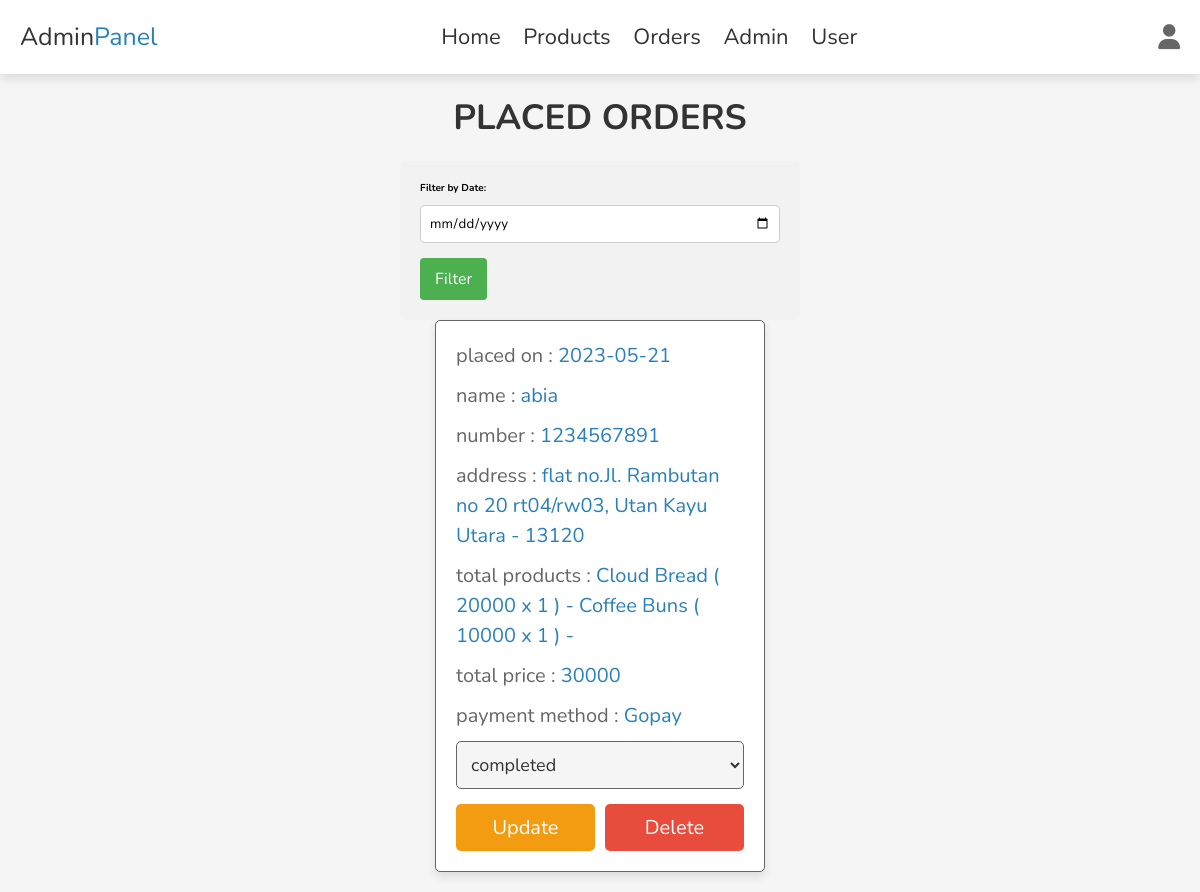
The app's page /admin_orders.php (signed in) with its own data.
### tables this page shows
CREATE TABLE `orders` (
  `id` int(100) NOT NULL,
  `user_id` int(100) NOT NULL,
  `name` varchar(100) NOT NULL,
  `number` varchar(12) NOT NULL,
  `method` varchar(50) NOT NULL,
  `address` varchar(500) NOT NULL,
  `total_products` varchar(1000) NOT NULL,
  `total_price` int(100) NOT NULL,
  `placed_on` date NOT NULL DEFAULT current_timestamp(),
  `payment_status` varchar(20) NOT NULL DEFAULT 'pending'
);

### admin_orders.php (the view, shortened to what this page needs)
<?php
include 'config.php';
?>
<!DOCTYPE html>
<html lang="en">
<head>
   <link rel="stylesheet" href="https://cdnjs.cloudflare.com/ajax/libs/font-awesome/6.1.1/css/all.min.css">
   <link rel="stylesheet" href="css/admin_style.css">
</head>
<body>
<?php include 'admin_header.php' ?>
<section class="orders">
<h1 class="heading">placed orders</h1>
<div class="orderby">
   <form action="" method="post">
         <label for="filter_date">Filter by Date:</label>
         <input type="date" name="filter_date" id="filter_date">
         <input type="submit" value="Filter" name="filter_submit">
      </form>
</div>
<div class="box-container">
   <?php
   $where_clause = "";
   $select_orders = $conn->prepare("SELECT * FROM `orders`" . $where_clause);
   $select_orders->execute();
      if($select_orders->rowCount() > 0){
         while($fetch_orders = $select_orders->fetch(PDO::FETCH_ASSOC)){
   ?>
   <div class="box">
      <p> placed on : <span><?= $fetch_orders['placed_on']; ?></span> </p>
      <p> name : <span><?= $fetch_orders['name']; ?></span> </p>
      <p> number : <span><?= $fetch_orders['number']; ?></span> </p>
      <p> address : <span><?= $fetch_orders['address']; ?></span> </p>
      <p> total products : <span><?= $fetch_orders['total_products']; ?></span> </p>
      <p> total price : <span><?= $fetch_orders['total_price']; ?></span> </p>
      <p> payment method : <span><?= $fetch_orders['method']; ?></span> </p>
      <form action="" method="post">
         <select name="payment_status" class="select">
            <option selected disabled><?= $fetch_orders['payment_status']; ?></option>
         </select>
        <div class="flex-btn">
         <input type="submit" value="update" class="option-btn" name="update_payment">
         <a href="admin_orders.php?delete=<?= $fetch_orders['id']; ?>" class="delete-btn" onclick="return confirm('delete this order?');">delete</a>
        </div>
      </form>
   </div>
   <?php
         }
      }else{
         echo '<p class="empty">no orders placed yet!</p>';
      }
   ?>
</div>
</section>
</body>
</html>

### css/admin_style.css (style rules this page uses)
:root { --main-color:#2980b9; --red:#e74c3c; --orange:#f39c12; --black:#333; --white:#fff; --light-bg:#f5f5f5; --light-color:#666; --border:.1rem solid var(--light-color); --box-shadow:0 .5rem 1rem rgba(0,0,0,.1); --brown: #ffa44f; }
* { font-family: 'Nunito', sans-serif; margin:0; padding:0; box-sizing: border-box; outline: none; border:none; text-decoration: none; transition: .2s linear; }
html { font-size: 62.5%; overflow-x: hidden; scroll-behavior: smooth; scroll-padding-top: 7rem; }
body { background: var(--light-bg); }
section { padding:2rem; margin:0 auto; max-width: 1200px; }
.heading { text-align: center; margin-bottom: 2rem; font-size: 3.5rem; color:var(--black); text-transform: uppercase; }
.delete-btn, .option-btn, .btn { display: block; width: 100%; margin-top: 1rem; border-radius: .5rem; padding:1rem 3rem; font-size: 2rem; color:var(--white); cursor: pointer; text-transform: capitalize; text-align: center; }
.delete-btn { background-color: var(--red); }
.option-btn { background-color: var(--orange); }
.flex-btn { display: flex; gap:1rem; }
.orders > .orderby { max-width: 400px; margin: 0 auto; padding: 20px; background-color: #f2f2f2; border-radius: 5px; }
.orders > .orderby label { display: block; margin-bottom: 10px; font-weight: bold; }
.orders > .orderby input[type="date"] { width: 100%; padding: 8px; margin-bottom: 15px; border: 1px solid #ccc; border-radius: 4px; box-sizing: border-box; }
.orders > .orderby input[type="submit"] { background-color: #4CAF50; color: white; padding: 10px 15px; border: none; border-radius: 4px; cursor: pointer; font-size: 16px; }
.orders .box-container { display: grid; grid-template-columns: repeat(auto-fit, 33rem); gap:1.5rem; align-items: flex-start; justify-content: center; }
.orders .box-container .box { padding:2rem; padding-top: 1rem; border-radius: .5rem; border:var(--border); background-color: var(--white); box-shadow: var(--box-shadow); }
.orders .box-container .box p { line-height: 1.5; font-size: 2rem; color:var(--light-color); margin:1rem 0; }
.orders .box-container .box p span { color:var(--main-color); }
.orders .box-container .select { margin-bottom: .5rem; width: 100%; background-color: var(--light-bg); padding:1rem; font-size: 1.8rem; color:var(--black); border-radius: .5rem; border:var(--border); }

### records on screen
orders: placed_on "2023-05-21", name "abia", number "1234567891", address "flat no.Jl. Rambutan no 20 rt04/rw03, Utan Kayu Utara - 13120", total_products "Cloud Bread ( 20000 x 1 ) - Coffee Buns ( 10000 x 1 ) -", total_price "30000", method "Gopay", payment_status "completed"
